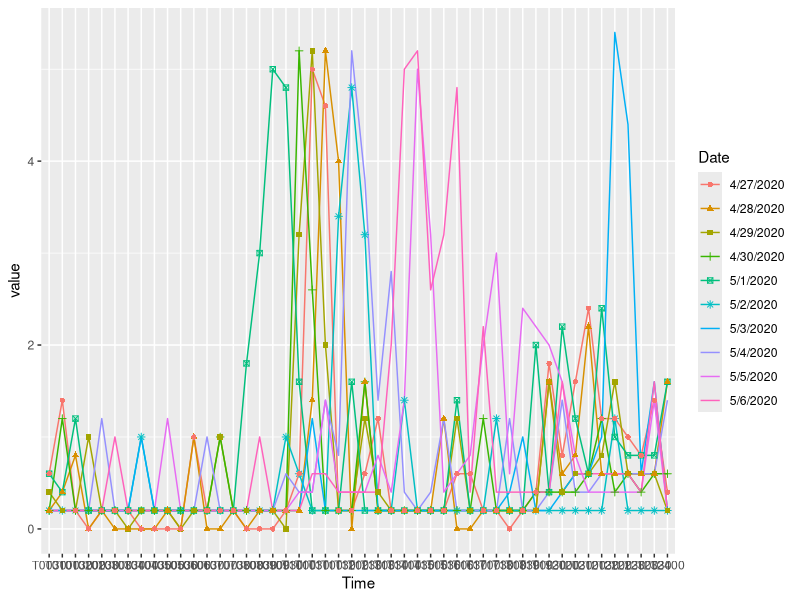

Write the R code that produced this figure. (Note: this script raises an error after producing the figure.)
library(ggplot2)
library(reshape)

# If you can't load the CSV files, the following is likely your issue. Uncomment and run the 'getwd()' see if it is set to the directory with './data' in it.
# getwd()
setwd('./R')

###############
# Power Usage #
###############

# preprocessing of the data: remove the first two columns ACcount number and another reference number before using.
powerusage <- read.csv('./data/dominion_05072020_history_kw.csv', header=FALSE)
colnames(powerusage) <- c("Date","T0030","T0100","T0130","T0200","T0230","T0300","T0330","T0400","T0430","T0500","T0530","T0600","T0630","T0700","T0730","T0800","T0830","T0900","T0930","T1000","T1030","T1100","T1130","T1200","T1230","T1300","T1330","T1400","T1430","T1500","T1530","T1600","T1630","T1700","T1730","T1800","T1830","T1900","T1930","T2000","T2030","T2100","T2130","T2200","T2230","T2300","T2330","T2400")

# melt to long format for ggplot.
longPowerUsage <- melt(powerusage)

# Plot KW usage over the course of each day 
# group = Date is the Magic??
ggplot(data=longPowerUsage, aes(x=variable, y=value, group=Date, color=Date, shape=Date)) + 
  geom_line() + 
  geom_point() + 
  scale_x_discrete(name="Time") #+ scale_y_discrete(name="Kilowatts")

powerusageSum <- powerusage
powerusageSum$Total <- sum(powerusageSum[3,], na.rm=TRUE)
powerusageSum

###############
# Temperature #
###############

# The data from NOAA was preprocessed as follows:
# 1) sed '%s/\"//g' to get rid of the quotes.
# 2) Removed first two columns STATION and 'WASHINGTON DULLES INTL...'
# There may be a way to do this with the RAW data from NOAA, but this was easier for now.
IAD_Weather <- read.csv('./data/IAD_weather.csv', header=FALSE)
colnames(IAD_Weather) <- c("Date", "PRCP", "SNOW", "SNWD", "TAVG", "TMAX", "TMIN")

# melt to change data from WIDE to LONG for plogging
longIADWeather <- melt(IAD_Weather)

# Extract three separate subset: TMIN, TMAX and TAVG. The strings should all be in the column named 'variable', so use grepl() to match for the subset.
tmax <- subset(longIADWeather, grepl("^TMAX$", longIADWeather$variable))
tmin <- subset(longIADWeather, grepl("^TMIN$", longIADWeather$variable))
tavg <- subset(longIADWeather, grepl("^TAVG$", longIADWeather$variable))

ggplot(data=longIADWeather, aes(x=Date, y=value, group=variable, color=variable, shape=variable)) + 
  geom_line() + 
  geom_point()
